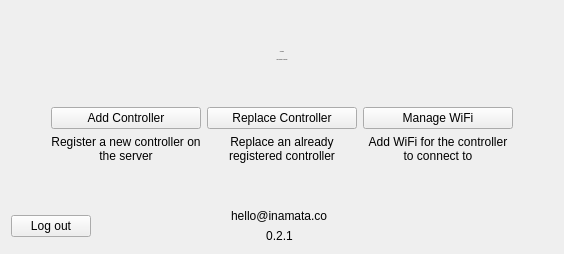
      <widget class="QWidget" name="welcomePage">
       <layout class="QVBoxLayout" name="verticalLayout_4">
        <item>
         <spacer name="verticalSpacer_4">
          <property name="orientation">
           <enum>Qt::Vertical</enum>
          </property>
          <property name="sizeHint" stdset="0">
           <size>
            <width>20</width>
            <height>40</height>
           </size>
          </property>
         </spacer>
        </item>
        <item>
         <widget class="QLabel" name="welcomeHeader">
          <property name="font">
           <font>
            <family>Roboto</family>
            <pointsize>-1</pointsize>
           </font>
          </property>
          <property name="text">
           <string>Welcome</string>
          </property>
          <property name="alignment">
           <set>Qt::AlignCenter</set>
          </property>
         </widget>
        </item>
        <item>
         <widget class="QLabel" name="welcomeSubHeader">
          <property name="font">
           <font>
            <family>Roboto</family>
            <pointsize>-1</pointsize>
           </font>
          </property>
          <property name="text">
           <string>Select action to continue</string>
          </property>
          <property name="alignment">
           <set>Qt::AlignCenter</set>
          </property>
         </widget>
        </item>
        <item>
         <spacer name="verticalSpacer_8">
          <property name="orientation">
           <enum>Qt::Vertical</enum>
          </property>
          <property name="sizeHint" stdset="0">
           <size>
            <width>20</width>
            <height>40</height>
           </size>
          </property>
         </spacer>
        </item>
        <item>
         <layout class="QHBoxLayout" name="horizontalLayout_9">
          <property name="leftMargin">
           <number>40</number>
          </property>
          <property name="rightMargin">
           <number>40</number>
          </property>
          <item>
           <layout class="QVBoxLayout" name="verticalLayout_9">
            <item>
             <widget class="QPushButton" name="welcomeAddControllerButton">
              <property name="minimumSize">
               <size>
                <width>150</width>
                <height>0</height>
               </size>
              </property>
              <property name="text">
               <string>Add Controller</string>
              </property>
             </widget>
            </item>
            <item>
             <widget class="QLabel" name="label_4">
              <property name="maximumSize">
               <size>
                <width>200</width>
                <height>16777215</height>
               </size>
              </property>
              <property name="text">
               <string>Register a new controller on the server</string>
              </property>
              <property name="alignment">
               <set>Qt::AlignCenter</set>
              </property>
              <property name="wordWrap">
               <bool>true</bool>
              </property>
             </widget>
            </item>
           </layout>
          </item>
          <item>
           <layout class="QVBoxLayout" name="verticalLayout_7">
            <item>
             <widget class="QPushButton" name="welcomeReplaceControllerButton">
              <property name="sizePolicy">
               <sizepolicy hsizetype="Preferred" vsizetype="Fixed">
                <horstretch>0</horstretch>
                <verstretch>0</verstretch>
               </sizepolicy>
              </property>
              <property name="minimumSize">
               <size>
                <width>150</width>
                <height>0</height>
               </size>
              </property>
              <property name="text">
               <string>Replace Controller</string>
              </property>
             </widget>
            </item>
            <item>
             <widget class="QLabel" name="label_5">
              <property name="maximumSize">
               <size>
                <width>200</width>
                <height>16777215</height>
               </size>
              </property>
              <property name="text">
               <string>Replace an already registered controller</string>
              </property>
              <property name="alignment">
               <set>Qt::AlignCenter</set>
              </property>
              <property name="wordWrap">
               <bool>true</bool>
              </property>
             </widget>
            </item>
           </layout>
          </item>
          <item>
           <layout class="QVBoxLayout" name="verticalLayout_8">
            <item>
             <widget class="QPushButton" name="welcomeManageWiFiButton">
              <property name="sizePolicy">
               <sizepolicy hsizetype="Preferred" vsizetype="Fixed">
                <horstretch>0</horstretch>
                <verstretch>0</verstretch>
               </sizepolicy>
              </property>
              <property name="minimumSize">
               <size>
                <width>150</width>
                <height>0</height>
               </size>
              </property>
              <property name="text">
               <string>Manage WiFi</string>
              </property>
             </widget>
            </item>
            <item>
             <widget class="QLabel" name="label_7">
              <property name="maximumSize">
               <size>
                <width>200</width>
                <height>16777215</height>
               </size>
              </property>
              <property name="text">
               <string>Add WiFi for the controller to connect to</string>
              </property>
              <property name="alignment">
               <set>Qt::AlignCenter</set>
              </property>
              <property name="wordWrap">
               <bool>true</bool>
              </property>
             </widget>
            </item>
           </layout>
          </item>
         </layout>
        </item>
        <item>
         <spacer name="verticalSpacer_5">
          <property name="orientation">
           <enum>Qt::Vertical</enum>
          </property>
          <property name="sizeHint" stdset="0">
           <size>
            <width>20</width>
            <height>40</height>
           </size>
          </property>
         </spacer>
        </item>
        <item>
         <layout class="QHBoxLayout" name="horizontalLayout_6">
          <item>
           <widget class="QPushButton" name="welcomeLogOutPushButton">
            <property name="text">
             <string>Log out</string>
            </property>
           </widget>
          </item>
          <item>
           <spacer name="horizontalSpacer_3">
            <property name="orientation">
             <enum>Qt::Horizontal</enum>
            </property>
            <property name="sizeHint" stdset="0">
             <size>
              <width>40</width>
              <height>20</height>
             </size>
            </property>
           </spacer>
          </item>
          <item>
           <layout class="QVBoxLayout" name="verticalLayout_15">
            <item>
             <widget class="QLabel" name="welcomeUsername">
              <property name="text">
               <string>hello@inamata.co</string>
              </property>
              <property name="alignment">
               <set>Qt::AlignLeading|Qt::AlignLeft|Qt::AlignVCenter</set>
              </property>
             </widget>
            </item>
            <item>
             <widget class="QLabel" name="welcomeVersion">
              <property name="text">
               <string>0.2.1</string>
              </property>
              <property name="alignment">
               <set>Qt::AlignCenter</set>
              </property>
             </widget>
            </item>
           </layout>
          </item>
          <item>
           <spacer name="horizontalSpacer_8">
            <property name="orientation">
             <enum>Qt::Horizontal</enum>
            </property>
            <property name="sizeHint" stdset="0">
             <size>
              <width>40</width>
              <height>20</height>
             </size>
            </property>
           </spacer>
          </item>
          <item>
           <widget class="QPushButton" name="welcomeLocaleIconButton">
            <property name="text">
             <string/>
            </property>
            <property name="icon">
             <iconset theme="accessories-character-map"/>
            </property>
            <property name="iconSize">
             <size>
              <width>24</width>
              <height>24</height>
             </size>
            </property>
            <property name="flat">
             <bool>true</bool>
            </property>
           </widget>
          </item>
          <item>
           <widget class="QPushButton" name="welcomeHelpIconButton">
            <property name="styleSheet">
             <string notr="true"/>
            </property>
            <property name="text">
             <string/>
            </property>
            <property name="icon">
             <iconset theme="system-help"/>
            </property>
            <property name="iconSize">
             <size>
              <width>24</width>
              <height>24</height>
             </size>
            </property>
            <property name="flat">
             <bool>true</bool>
            </property>
           </widget>
          </item>
         </layout>
        </item>
       </layout>
      </widget>
